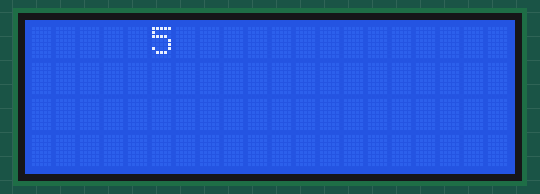
Simulated run of this sketch. Board: Arduino Uno, built with avr-gcc and run on an emulated ATmega328P. On the bench: 20×4 character LCD. What the sketch prints to the serial monitor is not drawn.

Above: at 0.52 s.
At 5.15 s:
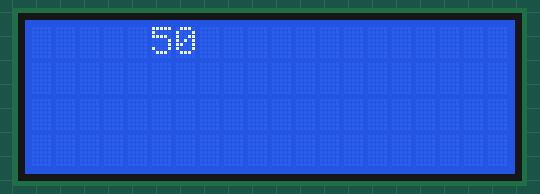
At 10.32 s:
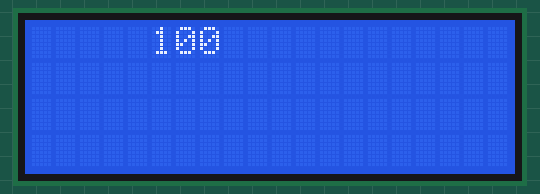
At 20.65 s:
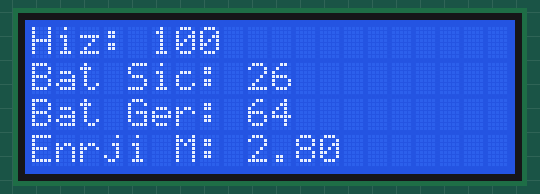
At 30.24 s:
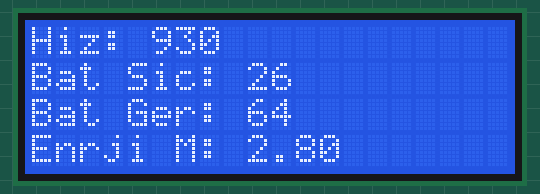
At 39.86 s:
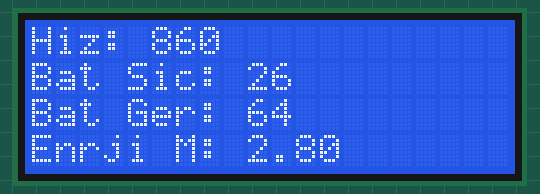

The sketch:

led.ino
```cpp
#include <Wire.h>
#include <LiquidCrystal_I2C.h>


// LCD ekran nesnesi
// ilk parametre bizim ledin modelin türü bunu şu linki çalıştırarak bulabilirsiniz (https://sites.google.com/view/elif-hoca-robotik/arduino-temelleri/ders-13-arduino-i2c-lcd-ekran-kullan%C4%B1m%C4%B1)
// 2. ve 3. parametreler led ekranın kaça kaç olduğunu söyler onu yazın
LiquidCrystal_I2C lcd(0x27, 20, 4);

void setup()
{
  Serial.begin(9600);
  // I2C iletişimi başlatılır
  Wire.begin();

  // LCD ekranın başlatılması
  lcd.init();

  // LCD ekranın açılması
  lcd.backlight();

  // Yazıların sola yaslanması

}

void loop()
{
  for (int i = 1; i <= 100; i++) {
    Serial.println(i);
    lcd.setCursor(5,0);
    lcd.print(i);
    delay(100);
  }


  lcd.setCursor(0,0);
  lcd.print("Hiz: ");
  lcd.setCursor(5,0);
  lcd.print(25);

  lcd.setCursor(0,1);
  lcd.print("Bat Sic: ");
  lcd.setCursor(9,1);
  lcd.print(26);

  lcd.setCursor(0,2);
  lcd.print("Bat Ger: ");
  lcd.setCursor(9,2);
  lcd.print(64);

  lcd.setCursor(0,3);
  lcd.print("Enrji M: ");
  lcd.setCursor(9,3);
  lcd.print(2.8);
}
```
